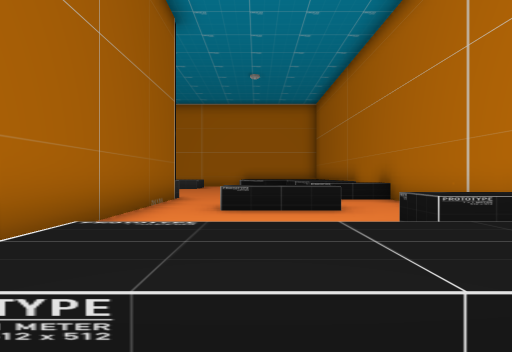
View 1 (above)

16 first-person views from a walk through a Unity game level. The camera is 1.4 m above the floor, looks level and sees 85° across. The floor is counted in squares, 2.4 m on a side. Each view is taken from the middle of a square. On the plan, view 1 faces up. The plan holds only what a view shows up to about 9 squares ahead; the rest is blank. The place goes on beyond the plan. The player character is not drawn. Some animated figures are left out. Some surface patterns are stand-ins.

View 2
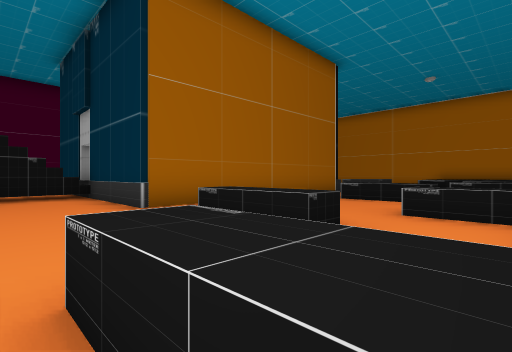

View 3
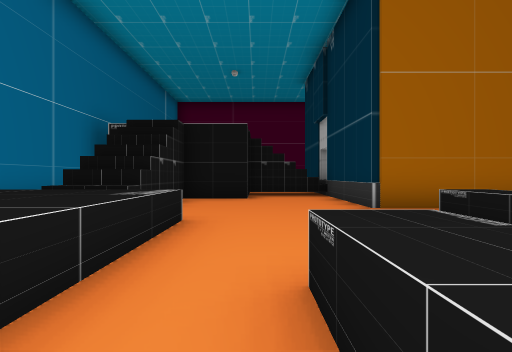

View 4
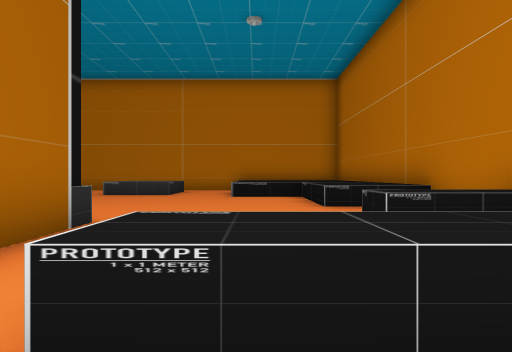

View 5
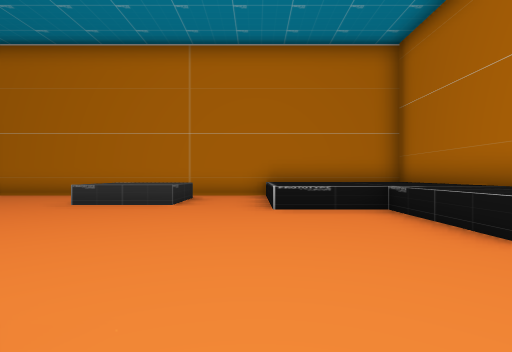

View 6
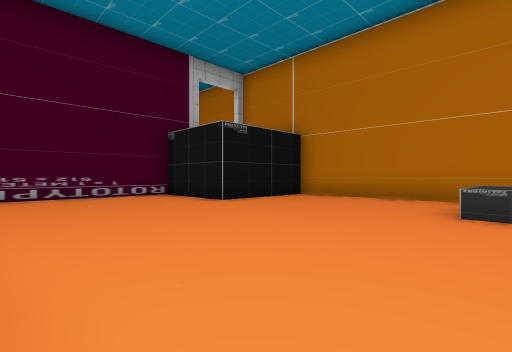

View 7
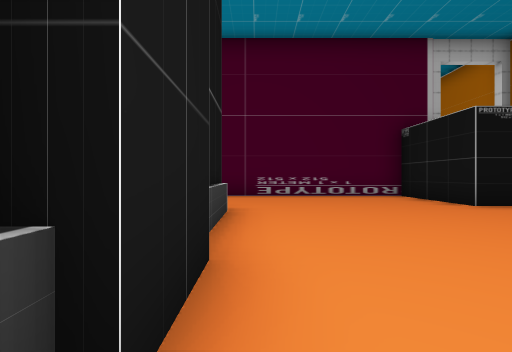

View 8
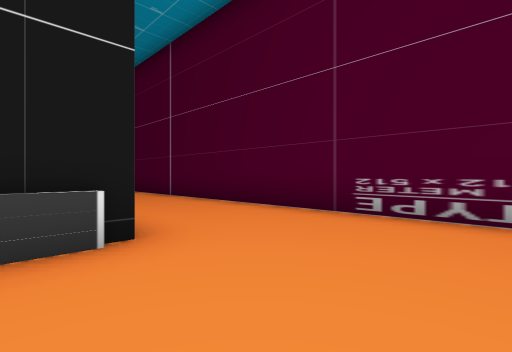

View 9
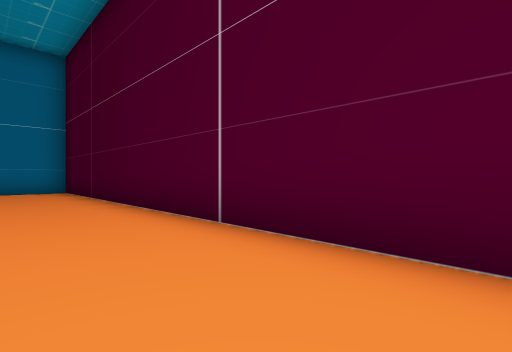

View 10
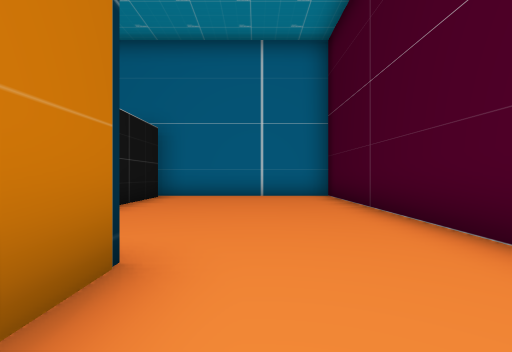

View 11
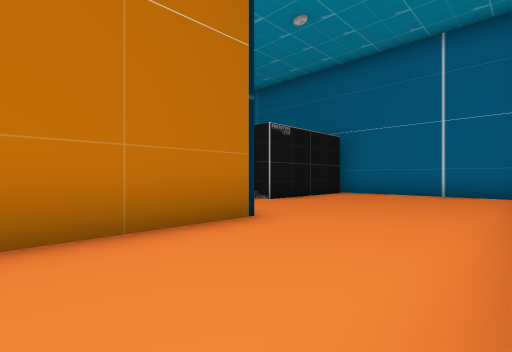

View 12
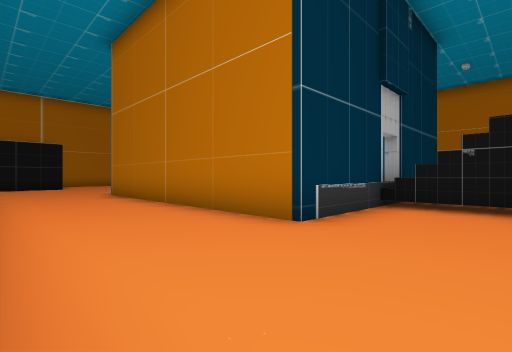

View 13
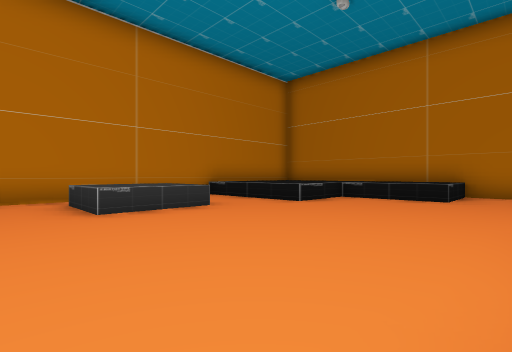

View 14
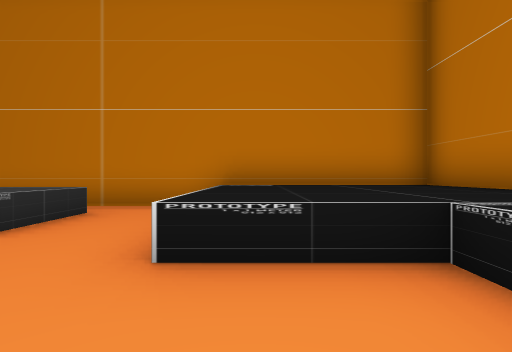

View 15
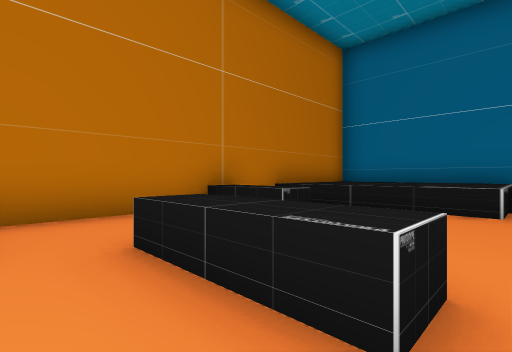

View 16
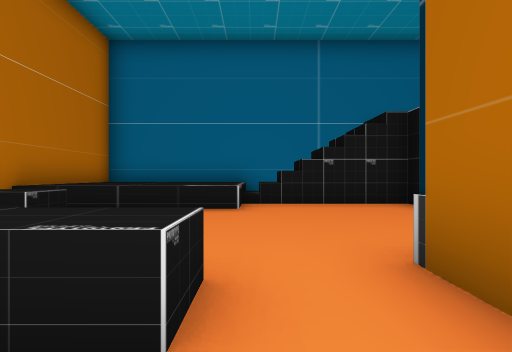

### Floor plan
Key: @ floor where view 1 was taken; # wall or solid block; . main floor; : floor 1 m higher than the main floor; = window, fence, low wall or low ledge; ^ raised ledge.
Columns run from 13 left of view 1 to 4 right of it. Each row starts with its distance up from view 1.
 16    ##############
 15    #.........^^^^
 14    #.....^^..^^^^
 13 ####.....^^..^^^^
 12 #............^^^^
 11 #..............^^
 10 #..............^^
  9 #................#
  8 #................#
  7 #...#####  ^. .^^#
  6 #...#      #.  ..#
  5 #...#      #.^^..#
  4 #...#      #.....#
  3 #...#      # ..^^#
  2 #...#      #.....#
  1 #...#      ^.^^..#
  0 #...###^##^..@...#
 -1 #......#.......^^#
 -2 #......#.........#
 -3 #.....###....=::=#
 -4 #.....# ####^ ::#
 -5 #.....#    #^ ::#
 -6 #......      =###
 -7 #######   ###

Positions as (right, up) in squares from view 1, and headings:
1: (0, 0), facing up
2: (3, -2), facing up-left
3: (3, -2), facing left
4: (0, 4), facing up
5: (-1, 7), facing up
6: (-4, 8), facing up-left
7: (-4, 8), facing left
8: (-8, 10), facing down-left
9: (-10, 5), facing down-left
10: (-10, 2), facing down
11: (-12, 3), facing down-right
12: (-12, -2), facing up-right
13: (-6, 8), facing up-right
14: (0, 10), facing up
15: (-1, 2), facing down-right
16: (-1, 2), facing down
